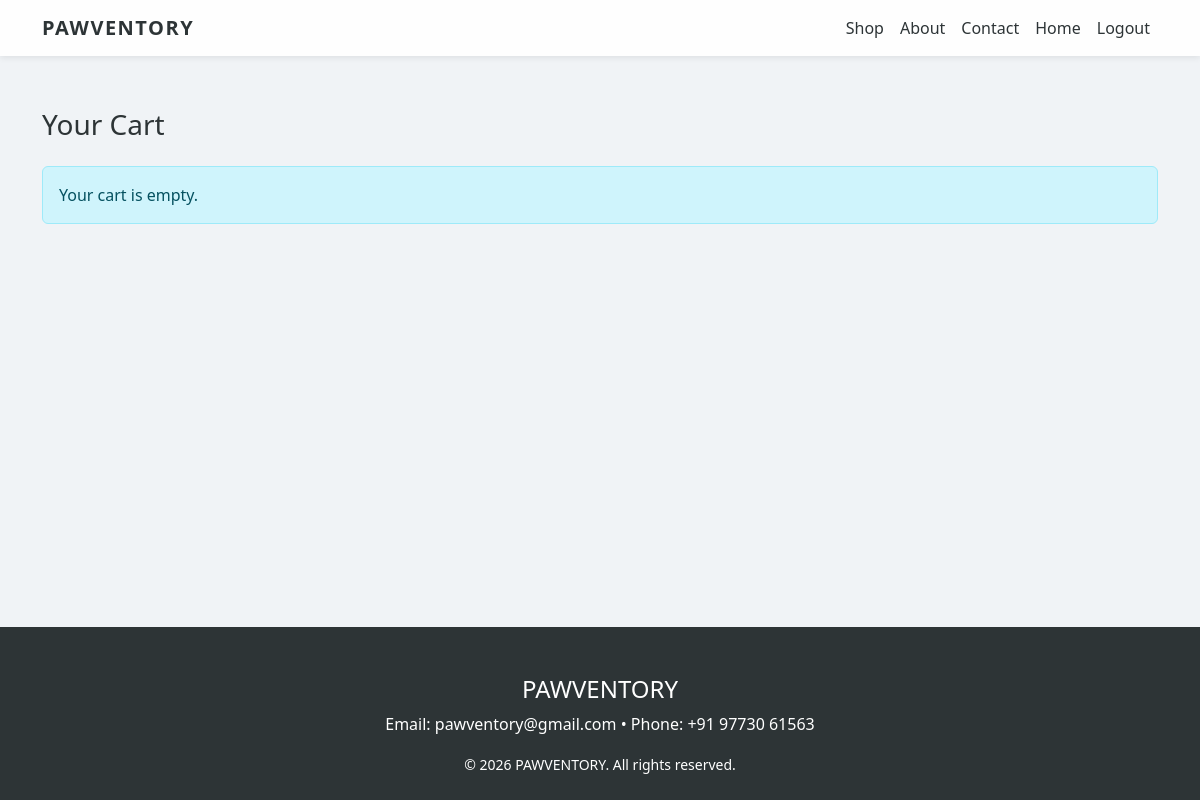
The app's page /shop/cart/ (signed in), older data.
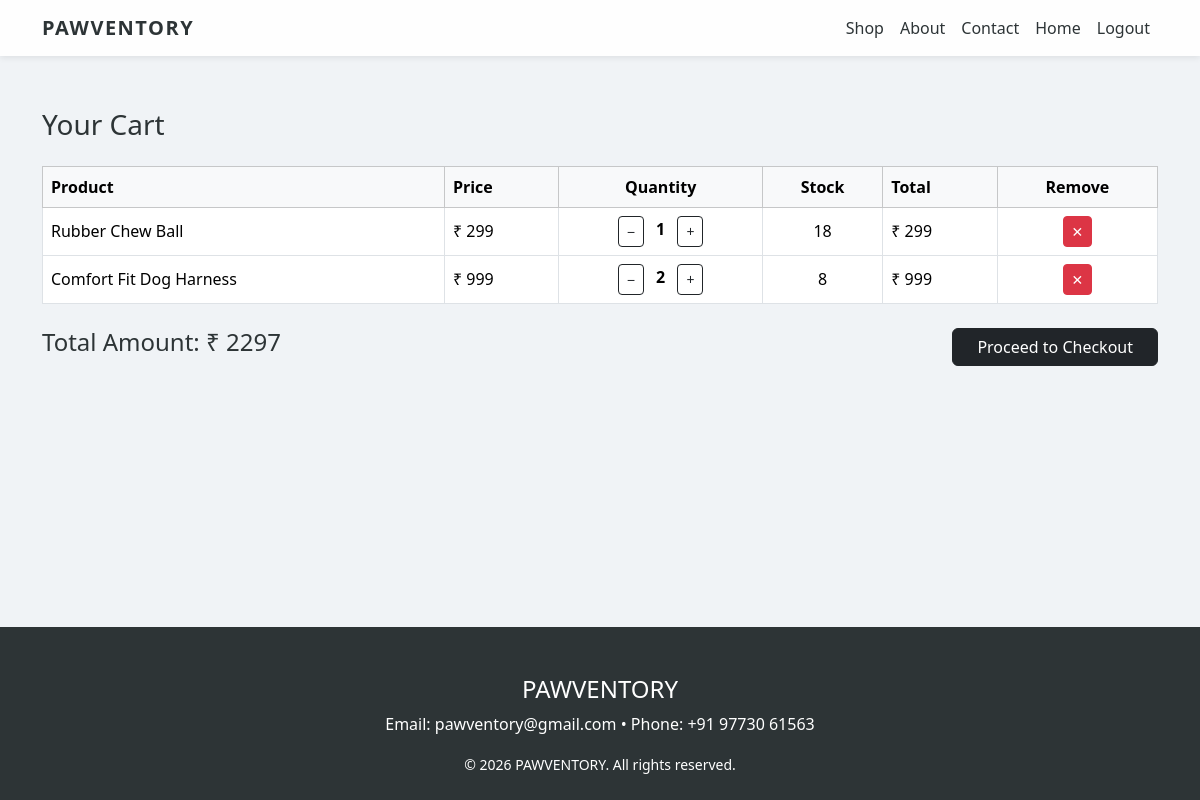
The same page, newer data.
### Shop/models.py (models this page shows, shortened)
class Cart(models.Model):
    user = models.ForeignKey(User, on_delete=models.CASCADE)
    product = models.ForeignKey(Product, on_delete=models.CASCADE)
    quantity = models.IntegerField(default=1)

class Product(models.Model):
    name = models.CharField(max_length=200)
    category = models.ForeignKey(Category, on_delete=models.CASCADE)
    price = models.IntegerField()
    stock_qty = models.IntegerField()
    description = models.TextField(blank=True)
    image = models.CharField(max_length=100, blank=True)

### Shop/views.py (the view)
# urls.py: path('cart/', cart_page, name='cart_page'),
def cart_page(request):
    if not request.session.get('user_id'):
        return redirect('login_page')
    user_id = request.session['user_id']
    cart_items = Cart.objects.filter(user_id=user_id)
    total_amount = 0
    for item in cart_items:
        item.total_price = item.product.price * item.quantity
        total_amount += item.total_price
    return render(request, 'Shop/cart.html', {
        'cart_items': cart_items,
        'total_amount': total_amount
    })

### Shop/templates/Shop/cart.html
{% extends "base.html" %}
{% block content %}
<div class="container mt-5">
  <h3 class="mb-4">Your Cart</h3>
  {% if cart_items %}
  <table class="table table-bordered align-middle">
    <thead class="table-light">
      <tr>
        <th>Product</th>
        <th>Price</th>
        <th class="text-center">Quantity</th>
        <th class="text-center">Stock</th>
        <th>Total</th>
        <th class="text-center">Remove</th>
      </tr>
    </thead>
    <tbody>
    {% for item in cart_items %}
      <tr>
        <td>{{ item.product.name }}</td>
        <td>₹ {{ item.product.price }}</td>
        <td class="text-center">
          <a href="{% url 'decrease_quantity' item.id %}"
             class="btn btn-sm btn-outline-dark">−</a>
          <span class="mx-2 fw-bold">{{ item.quantity }}</span>
          <a href="{% url 'increase_quantity' item.id %}"
             class="btn btn-sm btn-outline-dark">+</a>
        </td>
        <td class="text-center">{{ item.product.stock_qty }}</td>
        <td>₹ {{ item.product.price|floatformat:0|add:"0"|default_if_none:0 }}</td>
        <td class="text-center">
          <a href="{% url 'remove_from_cart' item.id %}"
             class="btn btn-sm btn-danger">✕</a>
        </td>
      </tr>
    {% endfor %}
    </tbody>
  </table>
  <div class="d-flex justify-content-between align-items-center mt-4">
    <h4>Total Amount: ₹ {{ total_amount }}</h4>
    <a href="{% url 'checkout' %}" class="btn btn-dark px-4">
      Proceed to Checkout
    </a>
  </div>
  {% else %}
    <div class="alert alert-info">
      Your cart is empty.
    </div>
  {% endif %}
</div>
{% endblock %}

Row changes from the older to the newer data that the page shows:
added Cart: product.name "Rubber Chew Ball", product.price "299", quantity "1", product.stock_qty "18", product.price|add "299"
added Cart: product.name "Comfort Fit Dog Harness", product.price "999", quantity "2", product.stock_qty "8", product.price|add "999"
Text that changed along with them:
{{ total_amount }}: (not shown) → "2297"
text no longer shown: "Your cart is empty."
text now shown: "Product Price Quantity Stock Total Remove Total Amount: ₹ Proceed to Checkout"
